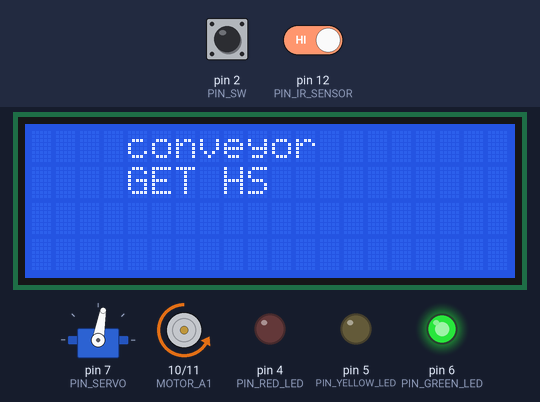
This sketch was run on a simulated Arduino Uno, built with avr-gcc and run on an emulated ATmega328P. On the bench: servo, 20×4 character LCD, motor-driver pin pairs drawn as motors (green arrow = first pin HIGH = forward, orange = second pin HIGH = backward, longer = more drive), output pins drawn as LEDs (lit = HIGH). The inputs (shaded band) are chosen by the test bench; at power-on: pin 2 (PIN_SW) LOW, pin 12 (PIN_IR_SENSOR) HIGH. What the sketch prints to the serial monitor is not drawn.

Above: at 1.2 s.
1.3 s: pin 2 (PIN_SW) pulsed HIGH 5 times (0.12 s each, 0.3 s apart)
At 2.8 s:
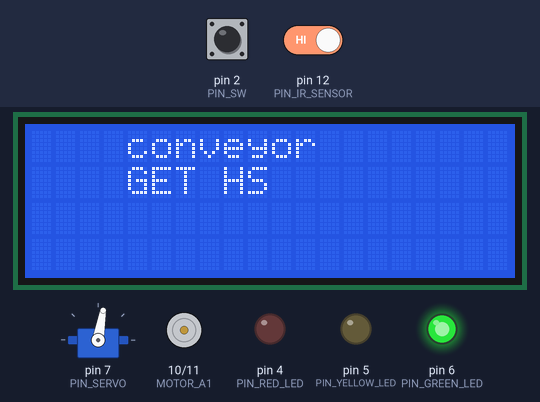
At 6.4 s:
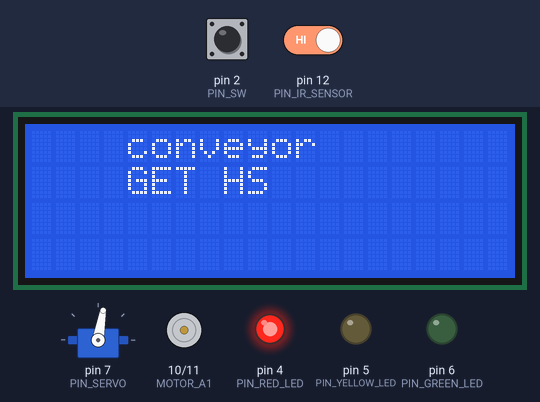
Timing chart, 0 to 7.9 s (numbered marks = the images above; inputs shaded):
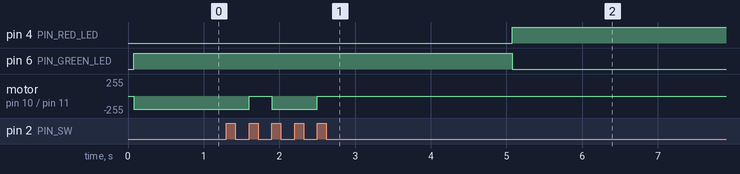

Measured:
- after the input at 1.3 s, motor on pin 10 (MOTOR_A1) / pin 11 (MOTOR_A2): backward 200/255 → stopped after 0.30 s instead of 3.8 s

The sketch:

test_conveyor_speed_2.ino
```cpp
// 컨베이어 구동 시간 측정용
// - IR센서에서 물건을 감지하면 동작 시작하여 지정된 시간동안 컨베이어가 움직이도록 한다.
// - 모터 구동 속도가 조금씩 다르므로 물체가 첫부분부터 컨베이어 끝부분까지 이동하는 소요시간 측정용

#include <Wire.h>
#include "Adafruit_TCS34725.h"
#include <Servo.h>
#include <LiquidCrystal_I2C.h>
#include "CheckPinStatus.h"

LiquidCrystal_I2C lcd(0x27,20,4);    //주소번지 0x27
//LiquidCrystal_I2C lcd(0x3F,20,4);  //주소번지 0x3F

Servo _myservo;

// 모터 채널 A
#define MOTOR_A1  10
#define MOTOR_A2  11
// (사용안함) 모터 채널 B
#define MOTOR_B1  9
#define MOTOR_B2  3

// 핀 번호 정의
#define PIN_SERVO       7
#define PIN_IR_SENSOR  12
#define PIN_SW          2
#define PIN_BUZZER      8
#define PIN_RED_LED     4
#define PIN_YELLOW_LED  5
#define PIN_GREEN_LED   6

#define SERVO_CLOSING_ANGLE   30    /* 서보의 암이 닫히는 각도 */
#define SERVO_OPENING_ANGLE   80    /* 서보의 암이 열리는 각도 */
#define MOTOR_DRIVING_SPEED   200   /* 모터의 구동 속도 */
#define CONVEYOR_DRIVING_LIMIT_TIME 5000  /* 컨베이어 구동 시간 */

// 시간 계산용
unsigned long _chipDetectedTime = 0;

// 색상별 카운트
int _redChipCount = 0;
int _greenChipCount = 0;
int _bludChipCount = 0;

boolean _isDetectedChip = false;
boolean _isNewDetectedChip = false;

int _motorDirection = 0;            // 0:순방향, 1:역방향
int _motorStatus = 1;               // 0:정지, 1:모터 순방향, 2:모터 역방향
int _prevMotorStatus = 0;

void callback_ir_sensor(int pinNo);

// 컬러 센서
Adafruit_TCS34725 tcs = Adafruit_TCS34725(TCS34725_INTEGRATIONTIME_50MS, TCS34725_GAIN_1X);

// IR 센서 콜백 정의
CheckPinStatus _chkIrSensor = CheckPinStatus(PIN_IR_SENSOR, callback_ir_sensor, HIGH);

//--------------------------------------------------------------[ setup() ]
void setup() {
    Serial.begin(115200);
    pinMode(PIN_IR_SENSOR,INPUT);

    // 서보 암(ARM)을 열림으로 설정해 놓는다. (테스트용이므로)
    _myservo.attach(PIN_SERVO);
    _myservo.write(SERVO_OPENING_ANGLE);

    pinMode(PIN_RED_LED, OUTPUT);
    pinMode(PIN_YELLOW_LED, OUTPUT);
    pinMode(PIN_GREEN_LED, OUTPUT);

    // 모든 LED를 끈다.
    turnOffAllLeds();

    // 버튼 스위치 인터럽트 정의
    attachInterrupt(digitalPinToInterrupt(PIN_SW), interrupted_sw, RISING);

    // initialize the lcd
    lcd.init();

    // Print a message to the LCD.
    lcd.backlight();
    lcd.setCursor(4,0);
    lcd.print("conveyor");
    lcd.setCursor(4,1);
    lcd.print("GET HS");

    // 컨베이어가 구동중이 아니므로 RED LED를 켠다.
    turnOnSingleLed(PIN_RED_LED);

    //
    Serial.println("Ready.");
}

//---------------------------------------------------------------[ loop() ]
void loop() {
    _chkIrSensor.CheckPin();     // IR Sensor 감지 검사

    if (_isDetectedChip)         // 물체가 감지되어 있다.
    {
        if (_isNewDetectedChip)  // 새 물체 감지
        {
            _isNewDetectedChip = false;
            // 컨베이어가 구동중으로 GREEN LED를 켠다.
            turnOnSingleLed(PIN_GREEN_LED);
            // 모터를 구동한다.
            setSpeedMotorA(_motorDirection, MOTOR_DRIVING_SPEED);
            //
            Serial.println("A new chip is detected.");
        }

        if (_prevMotorStatus != _motorStatus)   // 모터 상태가 바뀌었다.
        {
            _prevMotorStatus = _motorStatus;
            if (_motorStatus == 0)
            {
                setSpeedMotorA(_motorDirection, 0);
            }
            else
            {
                setSpeedMotorA(_motorDirection, MOTOR_DRIVING_SPEED);
            }
        }

        if (millis() - _chipDetectedTime > CONVEYOR_DRIVING_LIMIT_TIME)     // 구동 시간 경과했다.
        {
            _isDetectedChip = false;
            // 컨베이어 구동이 중단되므로 RED LED를 켠다.
            turnOnSingleLed(PIN_RED_LED);
            // 모터 구동을 중지한다.
            setSpeedMotorA(_motorDirection, 0);
        }
    }
}

//-----------------------------------------------------[ turnOnSingleLed() ]
// 지정된 하나의 LED만 On 시키고, 나머지는 Off 시킨다.
void turnOnSingleLed(int pinNo)
{
    digitalWrite(PIN_RED_LED, pinNo == PIN_RED_LED ? HIGH : LOW);
    digitalWrite(PIN_YELLOW_LED, pinNo == PIN_YELLOW_LED ? HIGH : LOW);
    digitalWrite(PIN_GREEN_LED, pinNo == PIN_GREEN_LED ? HIGH : LOW);
}

//------------------------------------------------------[ turnOffAllLeds() ]
// 모든 LED를 끈다.
void turnOffAllLeds()
{
    digitalWrite(PIN_RED_LED, LOW);
    digitalWrite(PIN_YELLOW_LED, LOW);
    digitalWrite(PIN_GREEN_LED, LOW);
}

//-----------------------------------------------------[ setSpeedMotorA() ]
// Motor A의 속도 설정
void setSpeedMotorA(int motorDirection, uint8_t motorSpeed)
{
    if (motorDirection == 0)
    {   // 순방향
        analogWrite(MOTOR_A1, 0);
        analogWrite(MOTOR_A2, motorSpeed);
    }
    else
    {   // 역바향
        analogWrite(MOTOR_A1, motorSpeed);
        analogWrite(MOTOR_A2, 0);
    }

}

//-----------------------------------------------------[ interrupted_sw() ]
// 버튼 스위치 인터럽트
void interrupted_sw()
{
    _motorStatus++;
    if (_motorStatus > 2) _motorStatus = 0;
}

//-------------------------------------------------[ callback_ir_sensor() ]
// IR 센서 콜백
void callback_ir_sensor(int pinNo)
{
    _isDetectedChip = true;          // 물체 감지 플래그 설정
    _isNewDetectedChip = true;       // 새로운 물체 감지 설정
    _chipDetectedTime = millis();    // 물체가 감지된 시간
}
```

CheckPinStatus.cpp
```cpp
/**************************************************************************
 * 작성자: 김종렬 (sprach21@daum.net)
 * 작성일: 2020. 02. 16. (Sun)
 *
 * 할당한 핀이 지정한 상태가 되면 지정한 콜백 함수를 호출한다.
 * - 조건: 콜백 함수는 리턴 값이 없다.
 *
 * ARDUINO UNO는 인터럽트를 지원하는 핀은 2, 3번 핀만 지원한다.
 * - ex) attachInterrupt(digitalPinToInterrupt(PIN_SW), interrupted_sw, HIGH);
 * 그래서 2, 3번 핀 이외의 입력 신호는 별도로 처리를 해 주어야 한다.
 * 이에 인터럽트는 아니지만, LOW, HIGH에 대한 신호 변화에 대한 처리를 콜백으로 지원하는 함수를 만들었다.
 *
 * ex)
 * 1. 외부 선언
 *    void callback_ir_sensor(int);
 *    // 예시) 12번 핀 상태가 HIGH가 되면 callback_ir_sensor(int) 함수를 호출한다.
 *    //      콜백 함수의 인수에는 핀 번호가 전달된다.
 *    CheckPinStatus _chkIrSensor = CheckPinStatus(12, callback_ir_sensor, HIGH);
 *
 * 2. setup() 함수
 *    void setup() {
 *      // put your setup code here, to run once:
 *      Serial.begin(115200);
 *      pinMode(12, INPUT);
 *      Serial.println("Ready...");
 *    }
 *
 * 3. loop() 함수
 *    void loop() {
 *        // put your main code here, to run repeatedly:
 *        _chkIrSensor.CheckPin();
 *    }
 *
 * 4. callback_ir_sensor() 함수
 *    void callback_ir_sensor(int pinNo)
 *    {
 *        Serial.print("Interrupted pin no: ");
 *        Serial.println(pinNo);
 *    }
 **************************************************************************/
#include <inttypes.h>
#include <Arduino.h>
#include "CheckPinStatus.h"

// [0]: 핀번호
// [1]: Callback 함수
// [2]: Pin 상태 (LOW, HIGH)
CheckPinStatus::CheckPinStatus(uint8_t pinNo, void (*pf)(int), int pinStatus)
{
    __pinNo = pinNo;
    __pf = pf;
    __pinStatus = pinStatus;
    //
    __lastPinStatus = LOW;
}

void CheckPinStatus::CheckPin()
{
    int val = digitalRead(__pinNo);
    if (val != __lastPinStatus) {
        __lastPinStatus = val;
        if (val == __pinStatus) {
            if (__pf != NULL) __pf(__pinNo);
        }
    }
}
```

CheckPinStatus.h
```cpp
#ifndef __CheckPinStatus__
#define __CheckPinStatus__

#include <inttypes.h>
#include <Arduino.h>

class CheckPinStatus {
public:
    CheckPinStatus(uint8_t pinNo, void (*pf)(int), int pinStatus);
    void CheckPinStatus::CheckPin(void);
private:
    uint8_t __pinNo;
    void (*__pf)(int);
    int __pinStatus;
    volatile int __lastPinStatus;
};
#endif  // __CheckPinStatus__
```
